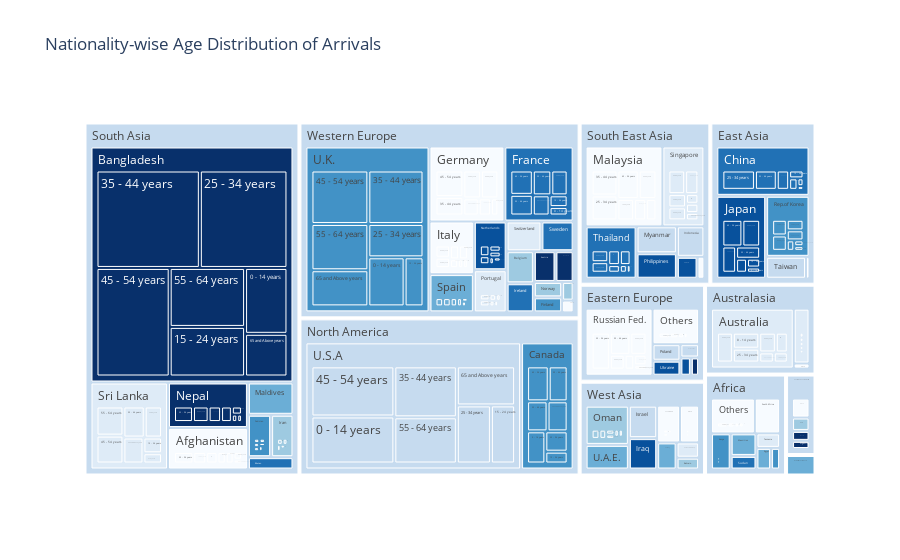

The code cell stored with this chart in its notebook:
### Code cell
file_path = 'd:/Acads/6th Semester/DV/Lab 1/Tourism_In_India_Statistics_2018-Table_2.7.2.csv'
data = pd.read_csv(file_path)

data = data[~data['Country of Nationality'].str.contains('Total')]

age_groups = ['0 - 14 years', '15 - 24 years', '25 - 34 years', '35 - 44 years', '45 - 54 years', '55 - 64 years', '65 and Above years']
age_group_labels = ['0-14 years', '15-24 years', '25-34 years', '35-44 years', '45-54 years', '55-64 years', '65 and Above years']

melted_data = data.melt(id_vars=['Nationality', 'Country of Nationality', 'Arrivals'], value_vars=age_groups, var_name='Age Group', value_name='Percentage')

melted_data['Number of Arrivals'] = (melted_data['Arrivals'] * melted_data['Percentage'] / 100).astype(int)

fig = px.treemap(melted_data, path=['Nationality', 'Country of Nationality', 'Age Group'], values='Number of Arrivals',
                 color='Country of Nationality', hover_data=['Percentage'],
                 color_discrete_sequence=one_color_sequential_palette.as_hex(), title='Nationality-wise Age Distribution of Arrivals')

fig.show()

### Figure 1 — Plotly figure (JSON) as saved in the notebook; plotly's stock layout.template omitted (floating-point values rounded to 4 significant figures; data arrays with more than 128 entries replaced by an {"elided": "..."} marker saying what was removed)
{"data": [{"branchvalues": "total", "customdata": {"elided": "587x2 mixed values"}, "domain": {"x": [0, 1], "y": [0, 1]}, "hovertemplate": "labels=%{label}<br>Number of Arrivals=%{value}<br>parent=%{parent}<br>id=%{id}<br>Percentage=%{customdata[0]}<br>Country of Nationality=%{customdata[1]}<extra></extra>", "ids": {"elided": "587 str values"}, "labels": {"elided": "587 str values"}, "marker": {"colors": {"elided": "587 str values"}}, "name": "", "parents": {"elided": "587 str values"}, "type": "treemap", "values": {"elided": "587 int values"}}], "layout": {"legend": {"tracegroupgap": 0}, "title": {"text": "Nationality-wise Age Distribution of Arrivals"}, "treemapcolorway": ["#f7fbff", "#deebf7", "#c6dbef", "#9ecae1", "#6baed6", "#4292c6", "#2171b5", "#08519c", "#08306b"]}}
